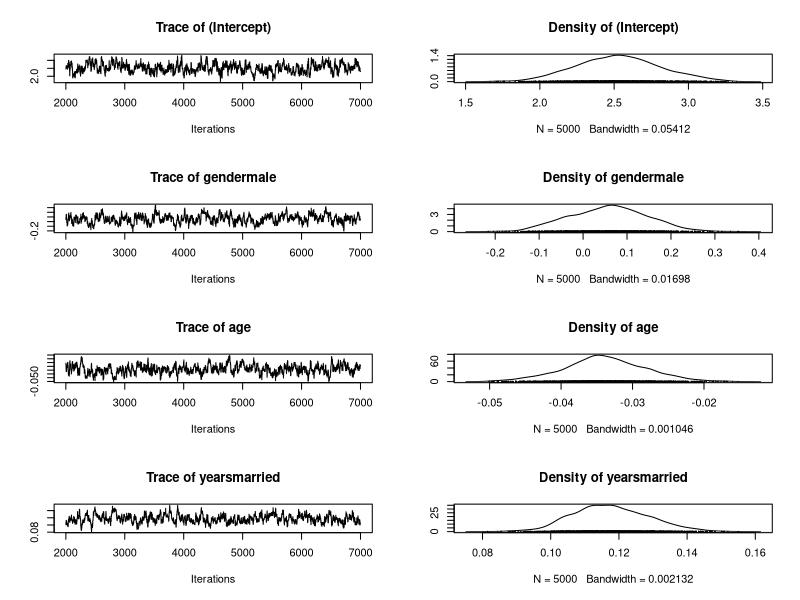
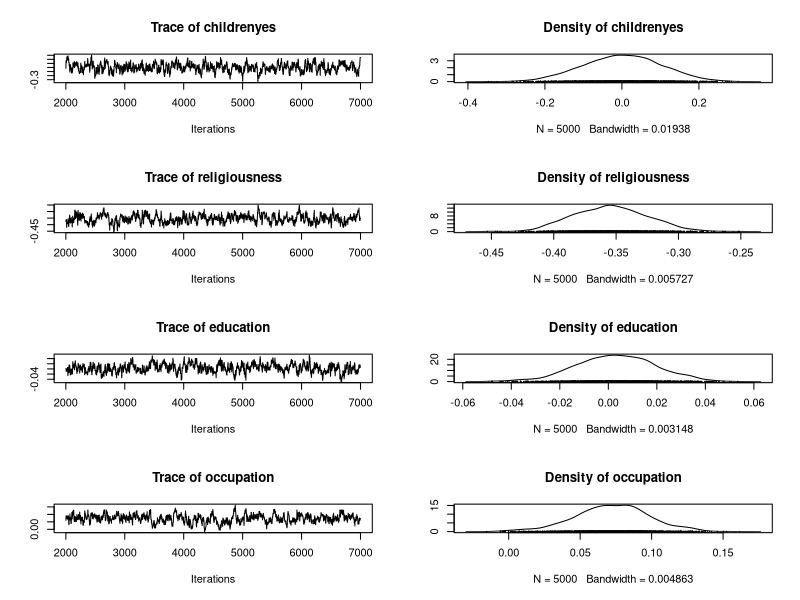
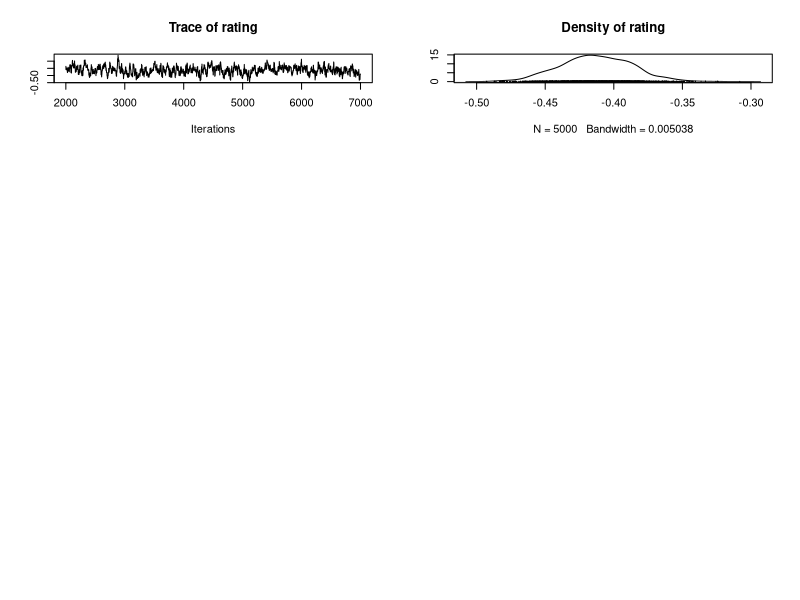

These figures' R source, in order:
library(MCMCpack)
library(bayesplot)

data(Affairs,package = "AER")

head(Affairs)

fit1 = glm(affairs~.,data = Affairs,family = "poisson")

sample2 = MCMCpoisson(affairs~., data = Affairs,burnin = 2000,mcmc = 5000, tune = 0.5)
plot(sample2)
#hist(Affairs$affairs)
